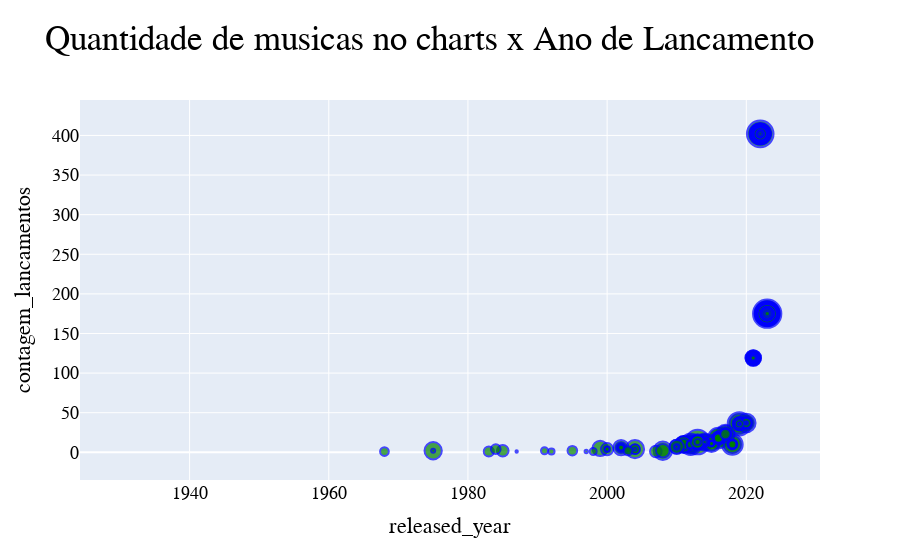

The notebook cell this image was saved under:
### Code cell
# Crio um grafico de dispersao, para representar as variancias
fig = px.scatter(df, x='released_year', 
           y='contagem_lancamentos',
           size='in_spotify_charts',
           title='Quantidade de musicas no charts x Ano de Lancamento',
           labels={'QUANTIDADE POR ANO':'Quantidade por Ano',
                   'YEAR':'released_year'}
           )

fig.update_traces(marker=dict(
            color='Green',
            line=dict(
                color='Blue',
                width=2
            )
        ),)

fig.update_layout(
    font_family="Arial",
    font_color="black",
    font_size=18,
    title_font_family="Bangers",
    title_font_size=35,
    title_font_color="black",
)

fig.show()

### Figure 1 — Plotly figure (JSON) as saved in the notebook; plotly's stock layout.template omitted (floating-point values rounded to 4 significant figures; data arrays with more than 128 entries replaced by an {"elided": "..."} marker saying what was removed)
{"data": [{"hovertemplate": "released_year=%{x}<br>contagem_lancamentos=%{y}<br>in_spotify_charts=%{marker.size}<extra></extra>", "legendgroup": "", "marker": {"color": "Green", "line": {"color": "Blue", "width": 2}, "size": {"elided": "953 int values"}, "sizemode": "area", "sizeref": 0.3675, "symbol": "circle"}, "mode": "markers", "name": "", "orientation": "v", "showlegend": false, "type": "scatter", "x": {"elided": "953 int values"}, "xaxis": "x", "y": {"elided": "953 int values"}, "yaxis": "y"}], "layout": {"font": {"color": "black", "family": "Arial", "size": 18}, "legend": {"itemsizing": "constant", "tracegroupgap": 0}, "title": {"font": {"color": "black", "family": "Bangers", "size": 35}, "text": "Quantidade de musicas no charts x Ano de Lancamento"}, "xaxis": {"anchor": "y", "domain": [0, 1], "title": {"text": "released_year"}}, "yaxis": {"anchor": "x", "domain": [0, 1], "title": {"text": "contagem_lancamentos"}}}}
